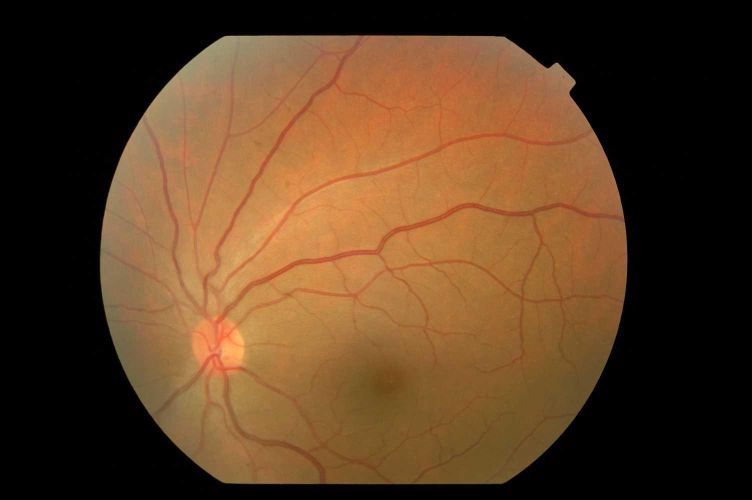
#> input picture IM000001/IM000001.JPG, 1504 x 1000 px (shown at 1/2 size)
$ python main.py
#> lines starting #> are read from the running program, lines starting #| are printed output that depends on the picture; after the words box and inside, x2 and y2 are one past the last pixel; in counts of white or black regions, pixels touching at a corner belong together; long printed decimals are rounded
### operationfunctions.py
import cv2 as cv
import numpy as np
import math as m
import functions as f


def morphology(image, kernel):
    array = image[:]
    print("Start Morphological Operation")
    array = cv.morphologyEx(array, cv.MORPH_GRADIENT, kernel)
    for i in range(0, 2):
        array = cv.morphologyEx(array, cv.MORPH_DILATE, kernel)
        array = cv.morphologyEx(array, cv.MORPH_ERODE, kernel)
    kernel1 = np.ones((3, 3), np.uint8)
    array = cv.morphologyEx(array, cv.MORPH_ERODE, kernel1)

    # [7 lines of commented-out code are left out]
    array = 255 - array
    ret, tarray = cv.threshold(array,242,255,cv.THRESH_BINARY)
    # todo: Adaptive thresholding
    return tarray


# yourimage     givenImage      label       number
# 0             0               TN          2*0 + 0 = 0
# 0             1               FN          2*0 + 1 = 1
# 1             0               FP          2*1 + 0 = 2
# 1             1               TP          2*1 + 1 = 3
# where 0 is background 1 is foreground

# yourimage     givenImage      label       number
# 255           255             TN          2*255 + 255 = 765 = 253 + 3 = 0 *63 = 0(as ans will not exceed 255)
# 255           0               FN          2*255 + 0 = 510 = 254 + 3 = 1 *63 = 63
# 0             255             FP          2*0 + 255 = 255 = 255 + 3 = 2 *63 = 126
# 0             0               TP          2*0 + 0 = 0 = 0 + 3 = 3 *63 = 189
# where 255 is background 0 is foreground
def performancePrams(yourImage, givenImage):
    output = (((yourImage * 2) + givenImage) + 3)*63
    unique_elements, counts = np.unique(output, return_counts=True)
    print(unique_elements, counts)
    TN, FN, FP, TP = counts
    TPR = TP / (TP + FN)
    FPR = FP / (TN + FP)
    diceCoff = 2*TP / (FN + (2*TP) + FP)
    print([TPR, FPR, diceCoff])
    return output


# Parameters
# image	8-bit input image.
# edges	output edge map; single channels 8-bit image, which has the same size as image .
# threshold1	first threshold for the hysteresis procedure.
# threshold2	second threshold for the hysteresis procedure.
# apertureSize	aperture size for the Sobel operator.
# L2gradient	a flag, indicating whether a more accurate L2 norm =(dI/dx)2+(dI/dy)2√ should be used to calculate
# the image gradient magnitude ( L2gradient=true ),
# or whether the default L1 norm =|dI/dx|+|dI/dy| is enough ( L2gradient=false ).
def canny(image):
    array = image[:]
    print("Start Canny Operation")
    # array = cv.blur(array, (5, 5))
    # array = cv.Canny(array, 1, 20, L2gradient=False)
    array = cv.Canny(array,30,30, L2gradient = False)
    array = 255 - array
    return array


# [60 lines left out: functions adaptive_mean, adaptive_median, not called in this run]

### main.py
import cv2 as cv
import numpy as np
import math as m
import functions as f
import operationfunctions as of
import matplotlib.pyplot as plt

path = [["IM000001", "IM000001.JPG", "IM000001--vessels.jpg", "Morphology.jpg", "ConComp.jpg", "Adaptive.jpg", "Canny.jpg", "Gabor.jpg", "RegGrowing.jpg", "ColorMorphology.jpg", "ColorConComp.jpg", "ColorAdaptive.jpg", "ColorCanny.jpg", "ColorGabor.jpg", "ColorRegGrowing.jpg"],
        ["IM000004", "IM000004.JPG", "IM000004--vessels.jpg", "Morphology.jpg", "ConComp.jpg", "Adaptive.jpg", "Canny.jpg", "Gabor.jpg", "RegGrowing.jpg", "ColorMorphology.jpg", "ColorConComp.jpg", "ColorAdaptive.jpg", "ColorCanny.jpg", "ColorGabor.jpg", "ColorRegGrowing.jpg"],
        ["IM000023", "IM000023.JPG", "IM000023--vessels.jpg", "Morphology.jpg", "ConComp.jpg", "Adaptive.jpg", "Canny.jpg", "Gabor.jpg", "RegGrowing.jpg", "ColorMorphology.jpg", "ColorConComp.jpg", "ColorAdaptive.jpg", "ColorCanny.jpg", "ColorGabor.jpg", "ColorRegGrowing.jpg"],
        ["IM000024", "IM000024.JPG", "IM000024--vessels.jpg", "Morphology.jpg", "ConComp.jpg", "Adaptive.jpg", "Canny.jpg", "Gabor.jpg", "RegGrowing.jpg", "ColorMorphology.jpg", "ColorConComp.jpg", "ColorAdaptive.jpg", "ColorCanny.jpg", "ColorGabor.jpg", "ColorRegGrowing.jpg"],
        ["IM000135", "IM000135.JPG", "IM000135--vessels.jpg", "Morphology.jpg", "ConComp.jpg", "Adaptive.jpg", "Canny.jpg", "Gabor.jpg", "RegGrowing.jpg", "ColorMorphology.jpg", "ColorConComp.jpg", "ColorAdaptive.jpg", "ColorCanny.jpg", "ColorGabor.jpg", "ColorRegGrowing.jpg"],
        ["IM000136", "IM000136.JPG", "IM000136--vessels.jpg", "Morphology.jpg", "ConComp.jpg", "Adaptive.jpg", "Canny.jpg", "Gabor.jpg", "RegGrowing.jpg", "ColorMorphology.jpg", "ColorConComp.jpg", "ColorAdaptive.jpg", "ColorCanny.jpg", "ColorGabor.jpg", "ColorRegGrowing.jpg"],
        ["IM000167", "IM000167.JPG", "IM000167--vessels.jpg", "Morphology.jpg", "ConComp.jpg", "Adaptive.jpg", "Canny.jpg", "Gabor.jpg", "RegGrowing.jpg", "ColorMorphology.jpg", "ColorConComp.jpg", "ColorAdaptive.jpg", "ColorCanny.jpg", "ColorGabor.jpg", "ColorRegGrowing.jpg"],
        ["IM000168", "IM000168.JPG", "IM000168--vessels.jpg", "Morphology.jpg", "ConComp.jpg", "Adaptive.jpg", "Canny.jpg", "Gabor.jpg", "RegGrowing.jpg", "ColorMorphology.jpg", "ColorConComp.jpg", "ColorAdaptive.jpg", "ColorCanny.jpg", "ColorGabor.jpg", "ColorRegGrowing.jpg"],
        ["IM000189", "IM000189.JPG", "IM000189--vessels.jpg", "Morphology.jpg", "ConComp.jpg", "Adaptive.jpg", "Canny.jpg", "Gabor.jpg", "RegGrowing.jpg", "ColorMorphology.jpg", "ColorConComp.jpg", "ColorAdaptive.jpg", "ColorCanny.jpg", "ColorGabor.jpg", "ColorRegGrowing.jpg"],
        ["IM000209", "IM000209.JPG", "IM000209--vessels.jpg", "Morphology.jpg", "ConComp.jpg", "Adaptive.jpg", "Canny.jpg", "Gabor.jpg", "RegGrowing.jpg", "ColorMorphology.jpg", "ColorConComp.jpg", "ColorAdaptive.jpg", "ColorCanny.jpg", "ColorGabor.jpg", "ColorRegGrowing.jpg"]]


kernel = np.ones((6, 6), np.uint8)
for p in path:
    imageArray = cv.imread(p[0]+"/"+p[1], 0)
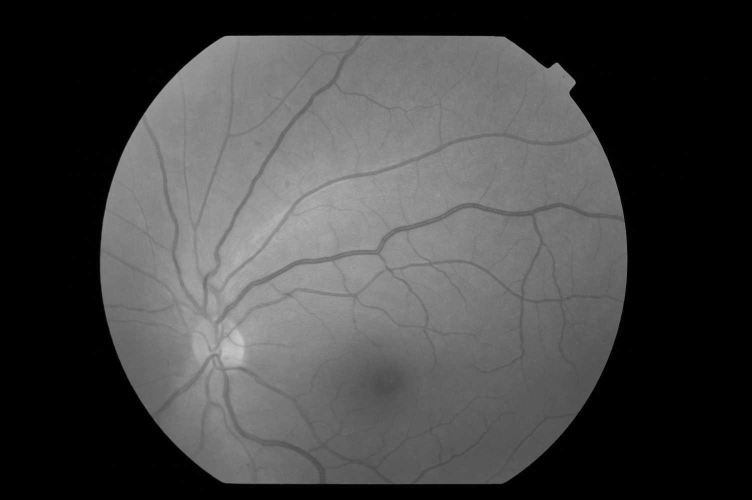
#> imageArray: shape (1000, 1504) (shown at 1/2 size); min 0, max 202, mean 67
    vesselimage = cv.imread(p[0]+"/"+p[2],0)
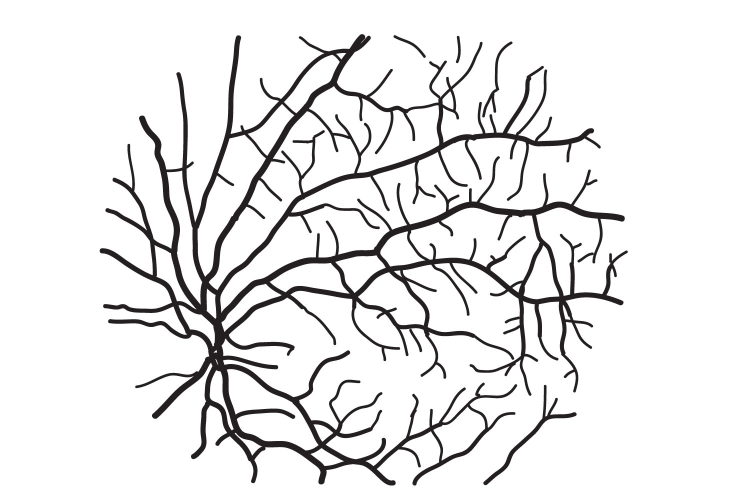
#> input picture IM000001/IM000001--vessels.jpg, 1504 x 1000 px (shown at 1/2 size)
#> vesselimage: shape (1000, 1504); min 9, max 255, mean 233
    ret, vesselimage = cv.threshold(vesselimage, 245, 255, cv.THRESH_BINARY)
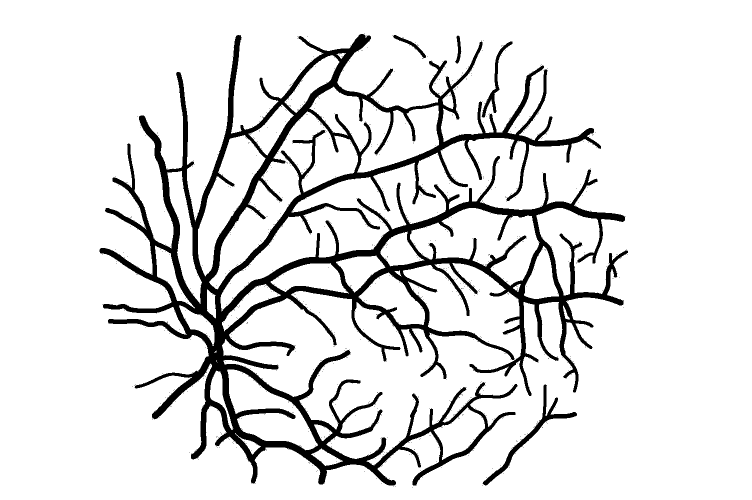
#> vesselimage: shape (1000, 1504) (shown at 1/2 size); 88.9% white; 844 black regions (839 under 20 px), largest, box (x1, y1, x2, y2) and area: (199, 68, 1256, 971) 160963, (966, 769, 1154, 971) 2932, (963, 83, 1025, 235) 1294, (786, 70, 852, 118) 509, (910, 71, 923, 127) 341

    # Morphology
    resMorph = of.morphology(imageArray, kernel)
#> in morphology, `ret, tarray = cv.threshold(array,242,255,cv.THRESH_BINARY)`: tarray: shape (1000, 1504); 91.4% white; 234 black regions (137 under 20 px), largest, box (x1, y1, x2, y2) and area: (199, 67, 1260, 973) 120159, (267, 449, 316, 492) 567, (277, 539, 325, 570) 363
    cv.imwrite(p[0]+"/"+p[3], resMorph)
    out = of.performancePrams(resMorph, vesselimage)
#> in performancePrams, `output = (((yourImage * 2) + givenImage) + 3)*63`:
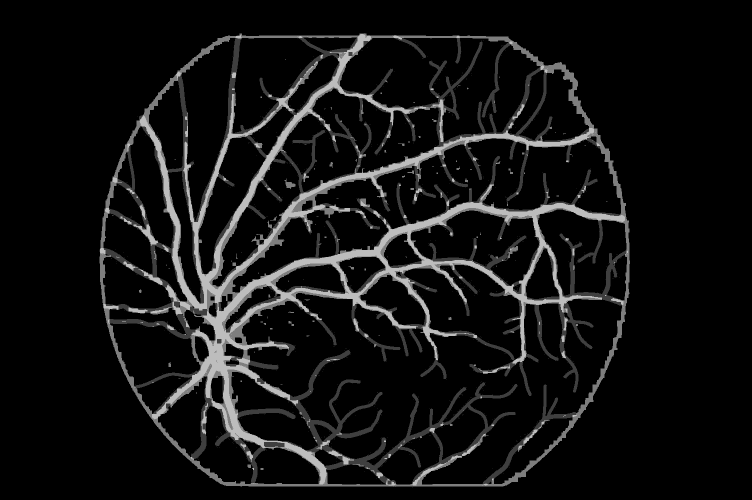
#> output: shape (1000, 1504) (shown at 1/2 size); min 0, max 189, mean 17.8
#> in performancePrams, `unique_elements, counts = np.unique(output, return_counts=True)`: unique_elements = [0, 63, 126, 189]; counts = [1283988, 90840, 53055, 76117]
#| [  0  63 126 189] [1283988   90840   53055   76117]
#> in performancePrams, `TN, FN, FP, TP = counts`: TN = 1283988; FN = 90840; FP = 53055; TP = 76117
#> in performancePrams, `TPR = TP / (TP + FN)`: TPR = 0.456
#> in performancePrams, `FPR = FP / (TN + FP)`: FPR = 0.0397
#> in performancePrams, `diceCoff = 2*TP / (FN + (2*TP) + FP)`: diceCoff = 0.514
#| [0.4559, 0.03968, 0.5141]
    cv.imwrite(p[0]+"/"+p[9], cv.applyColorMap(out, cv.COLORMAP_HSV))

    # Canny
    resCanny = of.canny(imageArray)
#> in canny, `array = cv.Canny(array,30,30, L2gradient = False)`: array: shape (1000, 1504); 2.7% white in thin lines or dots, all inside (x1, y1, x2, y2) = (191, 63, 1257, 976)
    cv.imwrite(p[0]+"/"+p[6], resCanny)
    out = of.performancePrams(resCanny, vesselimage)
#> in performancePrams (call 2), `output = (((yourImage * 2) + givenImage) + 3)*63`:
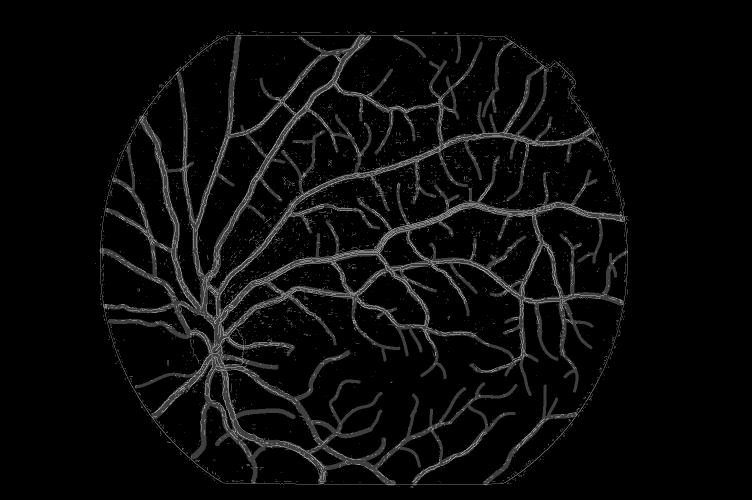
#> output: shape (1000, 1504) (shown at 1/2 size); min 0, max 189, mean 10.4
#> in performancePrams (call 2), `unique_elements, counts = np.unique(output, return_counts=True)`: counts = [1321292, 142602, 15751, 24355]
#| [  0  63 126 189] [1321292  142602   15751   24355]
#> in performancePrams (call 2), `TN, FN, FP, TP = counts`: TN = 1321292; FN = 142602; FP = 15751; TP = 24355
#> in performancePrams (call 2), `TPR = TP / (TP + FN)`: TPR = 0.146
#> in performancePrams (call 2), `FPR = FP / (TN + FP)`: FPR = 0.0118
#> in performancePrams (call 2), `diceCoff = 2*TP / (FN + (2*TP) + FP)`: diceCoff = 0.235
#| [0.1459, 0.01178, 0.2352]
    cv.imwrite(p[0]+"/"+p[12], cv.applyColorMap(out, cv.COLORMAP_HSV))

    # Adaptive thresholding
    print("Start Adaptive Thresholding Operation")
    resAdaptive = cv.adaptiveThreshold(imageArray,255,cv.ADAPTIVE_THRESH_GAUSSIAN_C,cv.THRESH_BINARY,51,4)
#> resAdaptive: shape (1000, 1504); 91% white; 2332 black regions (2048 under 20 px), largest, box (x1, y1, x2, y2) and area: (184, 55, 1270, 983) 50651, (291, 83, 1236, 956) 47232, (360, 88, 680, 554) 5435
    cv.imwrite(p[0] + "/" + p[5], resAdaptive)
    out = of.performancePrams(resAdaptive, vesselimage)
#> in performancePrams (call 3), `output = (((yourImage * 2) + givenImage) + 3)*63`:
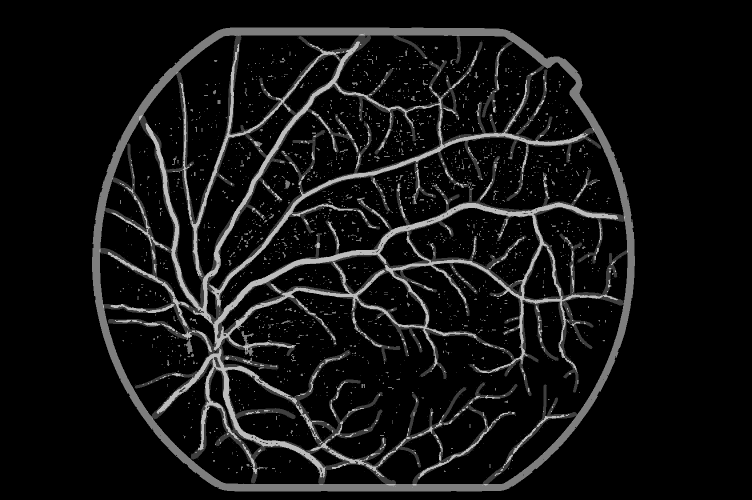
#> output: shape (1000, 1504) (shown at 1/2 size); min 0, max 189, mean 18.3
#> in performancePrams (call 3), `unique_elements, counts = np.unique(output, return_counts=True)`: counts = [1271192, 97999, 65851, 68958]
#| [  0  63 126 189] [1271192   97999   65851   68958]
#> in performancePrams (call 3), `TN, FN, FP, TP = counts`: TN = 1271192; FN = 97999; FP = 65851; TP = 68958
#> in performancePrams (call 3), `TPR = TP / (TP + FN)`: TPR = 0.413
#> in performancePrams (call 3), `FPR = FP / (TN + FP)`: FPR = 0.0493
#> in performancePrams (call 3), `diceCoff = 2*TP / (FN + (2*TP) + FP)`: diceCoff = 0.457
#| [0.413, 0.04925, 0.457]
    cv.imwrite(p[0] + "/" + p[11], cv.applyColorMap(out, cv.COLORMAP_HSV))
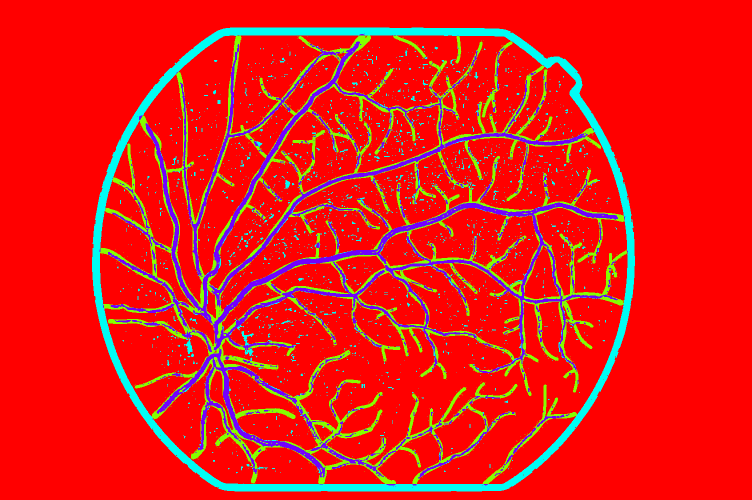
#> saved as ColorAdaptive.jpg: shape (1000, 1504, 3) (shown at 1/2 size); mean B, G, R 22.4, 27.7, 229.4
#> (the run stopped early here; a loop or call above may not have finished)
